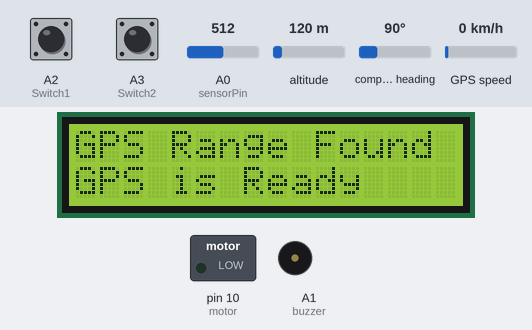
A sketch run on a simulated Arduino Uno, built with avr-gcc and run on an emulated ATmega328P. Parts: 16×2 character LCD, switched loads named in the sketch (green lamp = pin HIGH), buzzer (waves = sounding, pin HIGH). The inputs (shaded band) are chosen by the test bench; at power-on: A0 (sensorPin) = 512, A2 (Switch1) HIGH, A3 (Switch2) HIGH, altitude 120 m, compass heading 90°, GPS speed 0 km/h. The GPS gets a fix after 3 s at 37.7749, -122.4194 with 8 satellites; what the sketch prints to the serial monitor is not drawn.

Above: at 2.6 s.
At 5.7 s:
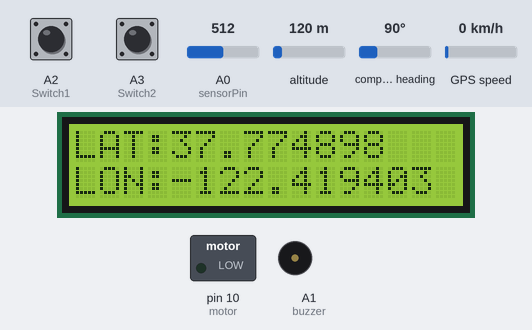
5.8 s: A0 (sensorPin) set to 188
7.3 s: A0 (sensorPin) set to 172
At 7.6 s:
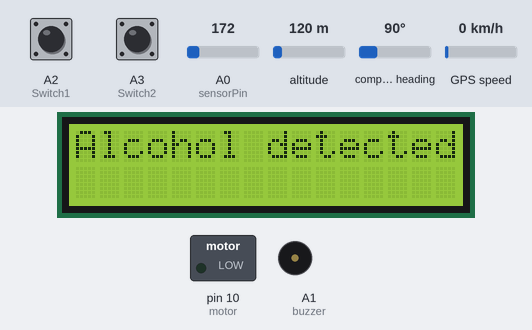
At 8.1 s:
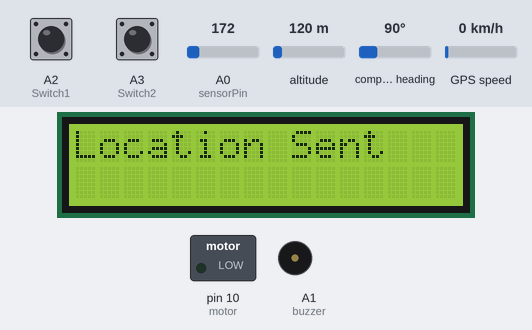
Timing chart, 0 to 11.3 s (numbered marks = the images above; inputs shaded):
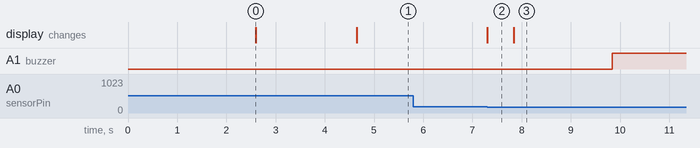

The sketch:

accidect_detection.ino
```cpp
//first gsm will be initialized, then welcome msg will show..after getting the gps value..gpslat n long value will show..
#include <LiquidCrystal.h>
#include <SoftwareSerial.h>
#include <TinyGPS++.h>
static const int RXPin = 8, TXPin = 9; //(gps rx to 3 and tx to 4)
static const uint32_t GPSBaud = 9600;
TinyGPSPlus gps;
SoftwareSerial ss(RXPin, TXPin); //(gps rx to 3 and tx to 4)
LiquidCrystal lcd(2,3,4,5,6,7); //rd,e,d4,d5,d6,d7
int sensorPin=A0;
int sensorValue = 0;
int Switch1 = A2; //piezo
int Switch2 = A3; //start key
const int buzzer=A1;
const int motor=10;
char inChar=0;
void setup(){
Serial.begin(9600); // connect serial
ss.begin(9600); // connect serial gsm connection62
Serial.println("The GPS Received Signal:");
   pinMode(A0,INPUT);
   pinMode(A2,INPUT_PULLUP);
   pinMode(A3,INPUT_PULLUP);
    pinMode(buzzer,OUTPUT);
     pinMode(motor,OUTPUT);
    digitalWrite(buzzer,LOW);
    digitalWrite(motor,LOW);
lcd.begin(16,2);
lcd.clear();
 lcd.setCursor(0,0);
lcd.print("GPS searching...");
lcd.setCursor(0,1);
lcd.print("Please wait...");
delay(500);
Serial.print("Project is ready to work");
 get_gps();
  delay(2000);
  lcd.clear();
  lcd.print("GPS Range Found");
  lcd.setCursor(0,1);
  lcd.print("GPS is Ready");
   Serial.println("GPS is Ready");
  delay(2000); }
  void SendLocation(char *msg)
{
  delay(500);
  Serial.print(msg);
  Serial.print("Copy the lat/long value and search it on google map - ");
  Serial.print(gps.location.lat(), 6);
  Serial.print(",");
  Serial.println(gps.location.lng(), 6);
  lcd.clear();
  lcd.print("Location Sent");
  delay(2000);
}

void loop()
{
 get_gps();
 if(Serial.available()>0)
  {

    inChar=Serial.read();
    delay(10);
    if(inChar=='#')
    {
        inChar=Serial.read();
         delay(10);
        if(inChar=='l')
        {

          lcd.clear();
          lcd.setCursor(0, 0);
          lcd.print("Msg Received..");
          //digitalWrite(buzzer,HIGH);
          delay(1000);

        SendLocation("Car is at - ");

           delay(2000);
        } }
        }
sensorValue = analogRead(sensorPin);
  //Serial.println(sensorValue);
 if(sensorValue < 180)
  { lcd.clear();
  lcd.print("Alcohol detected");
 SendLocation("Alcohol detected - ");
    digitalWrite(buzzer,HIGH);
   digitalWrite(motor,LOW);
      delay(30000);
   digitalWrite(buzzer,LOW);
             }
   if(!digitalRead(Switch1))
             {
              lcd.clear();

              lcd.print("Accident occured");
             SendLocation("Accident occured - ");

    digitalWrite(buzzer,HIGH);
   digitalWrite(motor,LOW);
              delay(30000);
               digitalWrite(buzzer,LOW);

             }
if(!digitalRead(Switch2))
             {
              lcd.clear();

              lcd.print("Car is running");
             SendLocation("Car starts from ");
   digitalWrite(motor,HIGH);
   delay (3000);

}}

void get_gps()

{
  while (ss.available() > 0){
    gps.encode(ss.read());
    if (gps.location.isUpdated()){
     lcd.clear();
    lcd.setCursor(0,0);
    lcd.print("LAT:");
    lcd.setCursor(4,0);
    lcd.print(gps.location.lat(), 6);
    lcd.setCursor(0,1);
    lcd.print("LON:");
    lcd.setCursor(4,1);
    lcd.print(gps.location.lng(), 6);

    }
  }}
```

Measured:
- the behaviour switches between 180 and 179 on A0 (sensorPin) (found by bisection; images 1 and 2)
- after the input at 5.8 s, every drawn part: stays the same
- after the input at 7.3 s, A1 (buzzer): LOW → HIGH after 2.5 s; the display: changes at once (image 2)
- what the display in image 0 shows lasts 2.0 s, from 2.6 s to 4.6 s
- what the display in image 2 shows lasts 0.5 s, from 7.3 s to 7.8 s
